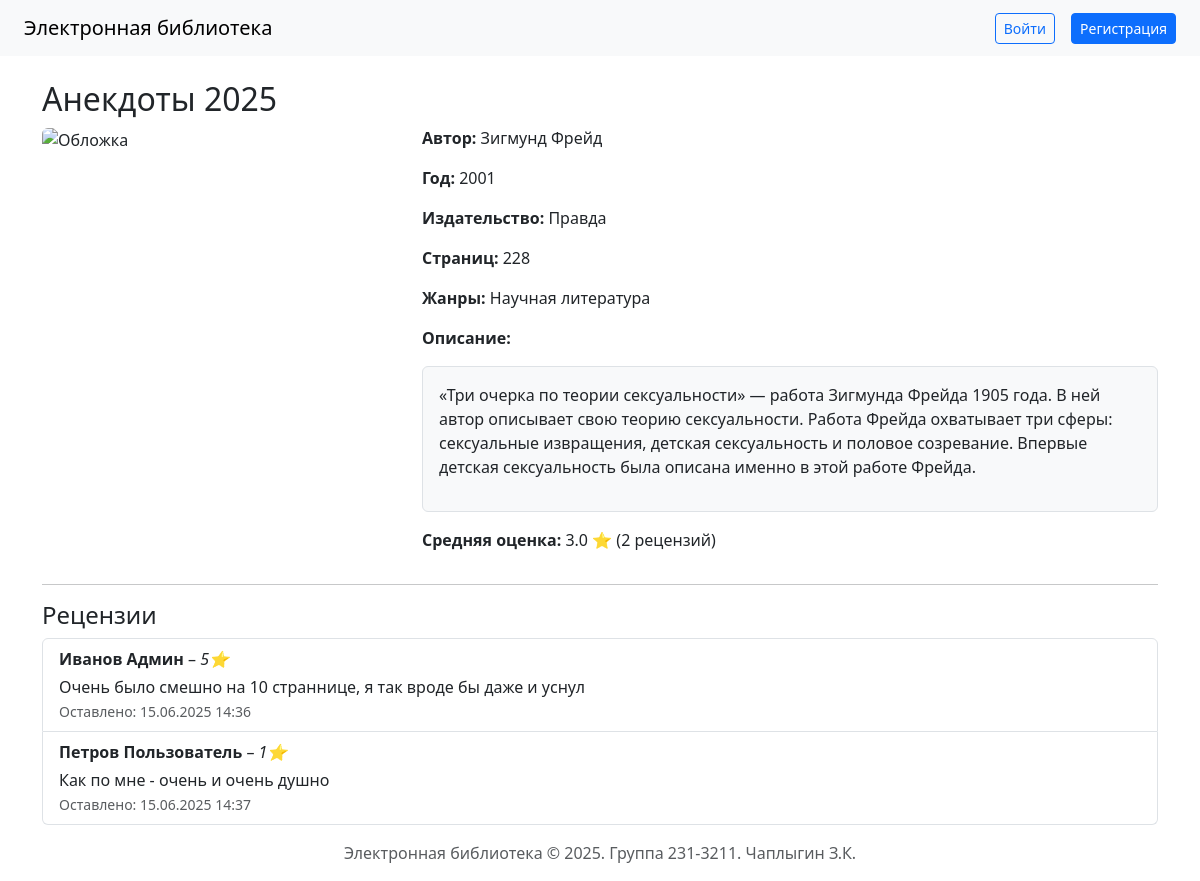
/book/4, run on the app's committed database.
### app/models.py (models this page shows, shortened)
class Book(db.Model):
    id = db.Column(db.Integer, primary_key=True)
    title = db.Column(db.String(255), nullable=False)
    description = db.Column(db.Text, nullable=False)
    year = db.Column(db.Integer, nullable=False)
    publisher = db.Column(db.String(255), nullable=False)
    author = db.Column(db.String(255), nullable=False)
    pages = db.Column(db.Integer, nullable=False)
    cover_id = db.Column(db.Integer, db.ForeignKey('cover.id'), nullable=True)
    genres = db.relationship('Genre', secondary=book_genre, backref=db.backref('books', lazy='dynamic'))
    reviews = db.relationship('Review', backref='book', lazy=True, cascade="all, delete-orphan")
    def average_rating(self):
        if not self.reviews:
            return None
        return round(sum([r.rating for r in self.reviews]) / len(self.reviews), 1)
    def review_count(self):
        return len(self.reviews)

class Review(db.Model):
    id = db.Column(db.Integer, primary_key=True)
    book_id = db.Column(db.Integer, db.ForeignKey('book.id', ondelete='CASCADE'), nullable=False)
    user_id = db.Column(db.Integer, db.ForeignKey('user.id', ondelete='CASCADE'), nullable=False)
    rating = db.Column(db.Integer, nullable=False)
    text = db.Column(db.Text, nullable=False)
    created_at = db.Column(db.DateTime, default=datetime.utcnow, nullable=False)

class User(UserMixin, db.Model):
    id = db.Column(db.Integer, primary_key=True)
    login = db.Column(db.String(64), unique=True, nullable=False)
    password_hash = db.Column(db.String(128), nullable=False)
    last_name = db.Column(db.String(64), nullable=False)
    first_name = db.Column(db.String(64), nullable=False)
    middle_name = db.Column(db.String(64), nullable=True)
    role_id = db.Column(db.Integer, db.ForeignKey('role.id'), nullable=False)
    reviews = db.relationship('Review', backref='user', lazy=True, cascade="all, delete")
    collections = db.relationship('Collection', backref='user', lazy=True, cascade="all, delete")
    def get_full_name(self):
        return f'{self.last_name} {self.first_name} {self.middle_name or ""}'.strip()

### app/routes/books.py (the view)
@bp.route('/book/<int:id>')
def view(id):
    book = Book.query.get_or_404(id)
    book.description_html = markdown.markdown(book.description or "")
    return render_template('books/view.html', book=book)

### app/templates/books/view.html (shortened to what this page needs)
{% extends 'base.html' %}
{% block content %}
<h2>{{ book.title }}</h2>
<div class="row">
    <div class="col-md-4">
        <img src="{{ url_for('static', filename='uploads/cover_' ~ book.cover.id) if book.cover else url_for('static', filename='uploads/no-image-large.jpg') }}"
             alt="Обложка"
             class="img-fluid rounded">
    </div>
    <div class="col-md-8">
        <p><strong>Автор:</strong> {{ book.author }}</p>
        <p><strong>Год:</strong> {{ book.year }}</p>
        <p><strong>Издательство:</strong> {{ book.publisher }}</p>
        <p><strong>Страниц:</strong> {{ book.pages }}</p>
        <p><strong>Жанры:</strong> {{ book.genres | map(attribute='name') | join(', ') }}</p>
        <p><strong>Описание:</strong></p>
        <div class="border rounded p-3 bg-light">
            {{ book.description_html | safe }}
        </div>
        <p class="mt-3"><strong>Средняя оценка:</strong>
            {% if book.average_rating() %}
                {{ book.average_rating() }} ⭐ ({{ book.review_count() }} рецензий)
            {% else %}
                Пока нет оценок
            {% endif %}
        </p>
    </div>
</div>
<hr>
<h4>Рецензии</h4>
{% if book.reviews %}
    <ul class="list-group">
        {% for review in book.reviews %}
            <li class="list-group-item">
                <strong>{{ review.user.get_full_name() }}</strong> – <em>{{ review.rating }}⭐</em><br>
                <div class="mt-1">{{ review.text | safe }}</div>
                <small class="text-muted">Оставлено: {{ review.created_at.strftime('%d.%m.%Y %H:%M') }}</small>
            </li>
        {% endfor %}
    </ul>
{% else %}
    <p class="text-muted">На эту книгу ещё никто не оставил рецензию.</p>
{% endif %}
{% endblock %}

### data on the page
Book: title "Анекдоты 2025", author "Зигмунд Фрейд", year "2001", publisher "Правда", pages "228", description_html "«Три очерка по теории сексуальности» — работа Зигмунда Фрейда 1905 года. В ней автор описывает свою теорию сексуальности. Работа Фрейда охватывает три сферы: сексуальные извращения, детская сексуальность и половое созревание. Впервые детская сексуальность была описана именно в этой работе Фрейда."
Review: average_rating "3.0", user.get_full_name "Иванов Админ", rating "5", text "Очень было смешно на 10 страннице, я так вроде бы даже и уснул", created_at "15.06.2025 14:36"
Review: user.get_full_name "Петров Пользователь", rating "1", text "Как по мне - очень и очень душно", created_at "15.06.2025 14:37"

### other printed values
{{ book.genres | map(attribute='name') | join(', ') }} "Научная литература"
{{ book.review_count() }} "2"
